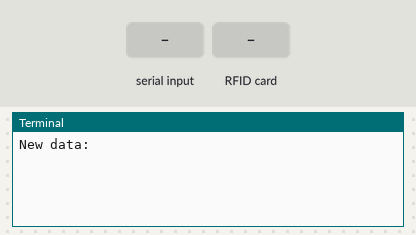
Recording of a program running on a simulated Raspberry Pi (header pin numbers). Parts: the last lines printed to the terminal. The test bench sets the inputs (shaded band). At 2.8 s the program stops and its outputs stay as they are.

Above: at 1.2 s.
1.3 s: "1" typed at the terminal, then Enter
At 2.2 s:
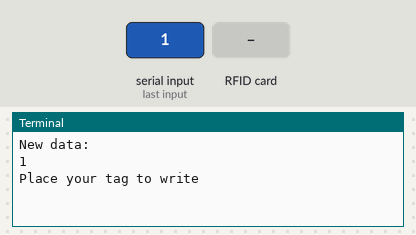
2.8 s: RFID card 5E 7A 19 C4 held to the reader
At 3.3 s:
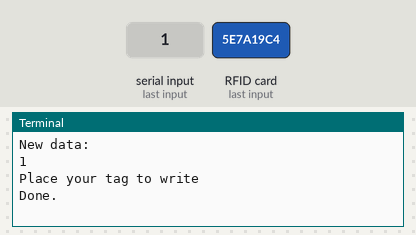

Measured:
- after the input at 1.3 s, the terminal: prints a new line at once (image 1)
- after the input at 2.8 s, the terminal: prints a new line at once (image 2)

The program:

write.py
```python
import RPi.GPIO as GPIO
from mfrc522 import SimpleMFRC522

reader = SimpleMFRC522()

try:
	text = input("New data: ")
	print("Place your tag to write")
	reader.write(text)
	print("Done.")
finally:
	GPIO.cleanup()
```
